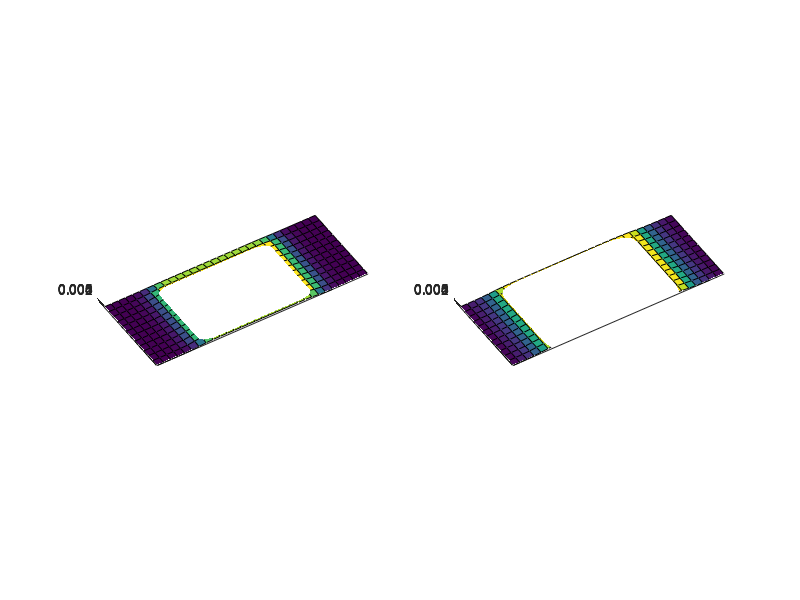
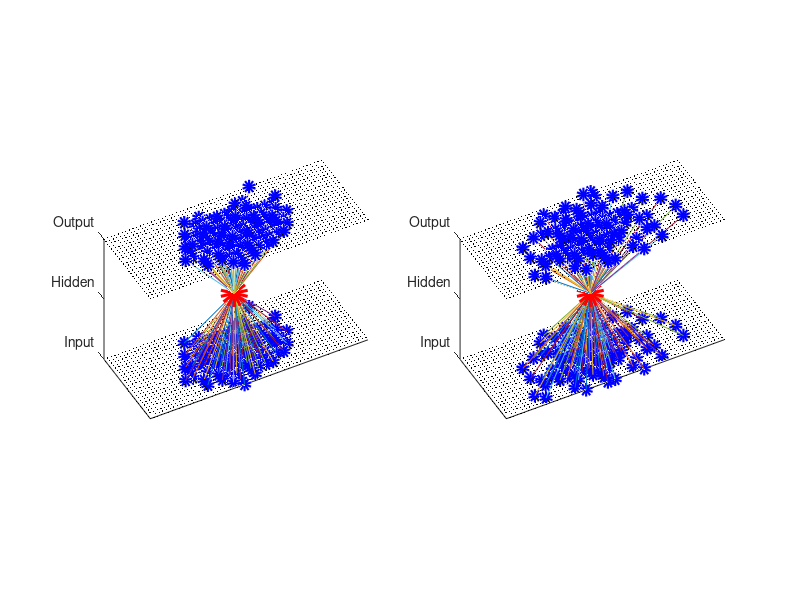

Here is the MATLAB script that generated these plots, in order:
clear all; close all;


imageSize = [31 13];      % input/output size
nConns    = 100;              % # connections from hidden->input/output
gshape    = [2.5 0;0 1];      % multivariate gaussian sigma shape
sigmas    = [3 6];
huloc     = imageSize/2;    % position of hidden unit in center of image
gridfreq  = 0.5;
nSamples  = 1000;

% Sample the connections
allcxns = zeros([nSamples length(sigmas) nConns 2]);
allsamps = zeros([length(sigmas) imageSize]);

for n=1:nSamples
    for i=1:length(sigmas)
        cxns = zeros(0,2);
        
        theta=2*pi*rand;
        rmat = [cos(theta) sin(theta);-sin(theta) cos(theta)];
        mvsig = sigmas(i)*(rmat*gshape);
        while (size(cxns,1)<nConns)
          newcxns   = round(mvnrnd(imageSize/2, sigmas(i)*gshape, nConns)); %connection points

          badcxns   = (newcxns(:,1)<1            | newcxns(:,2)<1 ...
                    | newcxns(:,1)>imageSize(1) | newcxns(:,2)>imageSize(2));
          newcxns   = setdiff(newcxns(~badcxns,:), cxns, 'rows');

          cxns      = [cxns;newcxns];
          %fprintf(' %d', length(cxns));
        end;
        cxns = cxns(randperm(size(cxns,1)), :); % Gotta cut back, 
        cxns = cxns(1:nConns,:);                % but the conns were sorted
        
        %
        allcxns(n,i,:,:) = cxns;
        
        % put the samples into bins by 
        allsamps(i, cxns(:,1), cxns(:,2)) = allsamps(i, cxns(:,1), cxns(:,2)) + 1;
        %allsamps(i, cxns) = allsamps(i, cxns) + 1;
    end;
end;
allsamps = allsamps/nSamples/nConns;


%%%%%%%%%%%%%%%
% 3D average plot of connectivity
%%%%%%%%%%%%%%%
zl = [0 max(allsamps(:))]*2/3;
figure;
set(gcf, 'Position', [78          71        1098         606])
for i=1:length(sigmas)
    subplot(1,length(sigmas),i); hold on;
    daspect(gca, [1 1 1/50])
    
    grd = squeeze(allsamps(i,:,:));
    
    view(-32,44);
    caxis(zl);
    set(gca, 'xlim', [1 imageSize(1)], 'ylim', [1 imageSize(2)], 'zlim', zl);
    %set(gca, 'ztick', [0 1 2], 'zticklabel', {'Input', 'Hidden', 'Output'});
    set(gca, 'xtick', [], 'ytick', []);

    %Plot input/output layers
    %[X,Y] = meshgrid(1:imageSize(1), 1:imageSize(2)); % all inputs
    surf(grd');
    plot3(huloc(1), huloc(2), grd(round(huloc(1)), round(huloc(2))), 'go','MarkerSize', 5, 'LineWidth', 5);
end;



%%%%%%%%%%%%%%%
% 3D instance plot of connectivity
%%%%%%%%%%%%%%%
figure;
set(gcf, 'Position', [78          71        1098         606])

for i=1:length(sigmas)
    subplot(1,length(sigmas),i); hold on;
    daspect(gca, [1 1 1/10])
    
    cxns = squeeze(allcxns(1,i,:,:));
    
    view(-28,43);
    set(gca, 'xlim', [1 imageSize(1)], 'ylim', [1 imageSize(2)], 'zlim', [0 2]);
    set(gca, 'xtick', [], 'ytick', []);
    set(gca, 'ztick', [0 1 2], 'zticklabel', {'Input', 'Hidden', 'Output'});

    %Plot input/output layers
    [X,Y] = meshgrid(1:gridfreq:imageSize(1), 1:gridfreq:imageSize(2)); % all inputs
    plot3(X,Y, zeros(size(X)),  'k.', 'MarkerSize', 0.5);  % input layer: 
    plot3(X,Y, 2*ones(size(X)), 'k.', 'MarkerSize', 0.5);

    %inputs
    plot3(cxns(:,1), cxns(:,2), 0*ones(size(cxns(:,2))), 'bo','MarkerSize', 5, 'LineWidth', 5);

    % outputs
    plot3(cxns(:,1), cxns(:,2), 2*ones(size(cxns(:,2))), 'bo','MarkerSize', 5, 'LineWidth', 5);

    % connect them
    for j=1:size(cxns,1), plot3([cxns(j,1) huloc(1)], [cxns(j,2), huloc(2)], [0 1]); end;
    for j=1:size(cxns,1), plot3([cxns(j,1) huloc(1)], [cxns(j,2), huloc(2)], [2 1]); end;

    % hidden unit
    plot3(huloc(1), huloc(2), 1,  'ro','MarkerSize', 10, 'LineWidth', 10)
    
%    zoom(2);
end;

